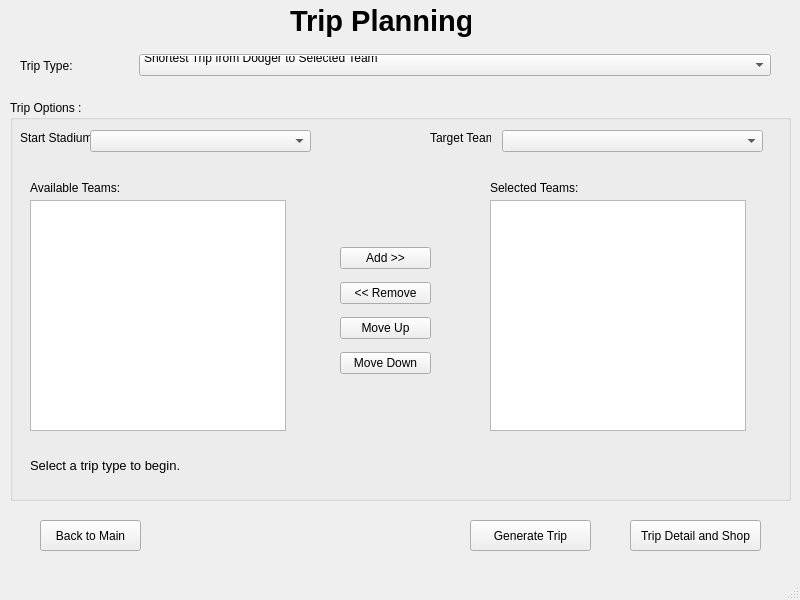
<?xml version="1.0" encoding="UTF-8"?>
<ui version="4.0">
 <class>TripPlanningPage</class>
 <widget class="QMainWindow" name="TripPlanningPage">
  <property name="geometry">
   <rect>
    <x>0</x>
    <y>0</y>
    <width>800</width>
    <height>600</height>
   </rect>
  </property>
  <property name="windowTitle">
   <string>MainWindow</string>
  </property>
  <widget class="QWidget" name="centralwidget">
   <property name="maximumSize">
    <size>
     <width>800</width>
     <height>564</height>
    </size>
   </property>
   <widget class="QLabel" name="lblTitle">
    <property name="geometry">
     <rect>
      <x>290</x>
      <y>0</y>
      <width>181</width>
      <height>41</height>
     </rect>
    </property>
    <property name="font">
     <font>
      <pointsize>22</pointsize>
      <bold>true</bold>
     </font>
    </property>
    <property name="text">
     <string>Trip Planning</string>
    </property>
   </widget>
   <widget class="QGroupBox" name="grpOptions">
    <property name="geometry">
     <rect>
      <x>10</x>
      <y>100</y>
      <width>781</width>
      <height>401</height>
     </rect>
    </property>
    <property name="title">
     <string>Trip Options : </string>
    </property>
    <widget class="QLabel" name="lblStartStadium">
     <property name="geometry">
      <rect>
       <x>10</x>
       <y>30</y>
       <width>71</width>
       <height>16</height>
      </rect>
     </property>
     <property name="text">
      <string>Start Stadium:</string>
     </property>
    </widget>
    <widget class="QLabel" name="lblTargetTeam">
     <property name="geometry">
      <rect>
       <x>420</x>
       <y>30</y>
       <width>61</width>
       <height>16</height>
      </rect>
     </property>
     <property name="text">
      <string>Target Team:</string>
     </property>
    </widget>
    <widget class="QComboBox" name="cmbStartStadium">
     <property name="geometry">
      <rect>
       <x>80</x>
       <y>30</y>
       <width>221</width>
       <height>22</height>
      </rect>
     </property>
    </widget>
    <widget class="QComboBox" name="cmbTargetTeam">
     <property name="geometry">
      <rect>
       <x>492</x>
       <y>30</y>
       <width>261</width>
       <height>22</height>
      </rect>
     </property>
    </widget>
    <widget class="QLabel" name="lblAvailableTeams">
     <property name="geometry">
      <rect>
       <x>20</x>
       <y>80</y>
       <width>111</width>
       <height>16</height>
      </rect>
     </property>
     <property name="text">
      <string>Available Teams:</string>
     </property>
    </widget>
    <widget class="QListWidget" name="listAvailableTeams">
     <property name="geometry">
      <rect>
       <x>20</x>
       <y>100</y>
       <width>256</width>
       <height>231</height>
      </rect>
     </property>
    </widget>
    <widget class="QListWidget" name="listSelectedTeams">
     <property name="geometry">
      <rect>
       <x>480</x>
       <y>100</y>
       <width>256</width>
       <height>231</height>
      </rect>
     </property>
    </widget>
    <widget class="QLabel" name="lblSelectedTeams">
     <property name="geometry">
      <rect>
       <x>480</x>
       <y>80</y>
       <width>111</width>
       <height>16</height>
      </rect>
     </property>
     <property name="text">
      <string>Selected Teams:</string>
     </property>
    </widget>
    <widget class="QWidget" name="verticalLayoutWidget">
     <property name="geometry">
      <rect>
       <x>330</x>
       <y>140</y>
       <width>91</width>
       <height>141</height>
      </rect>
     </property>
     <layout class="QVBoxLayout" name="verticalLayout">
      <item>
       <widget class="QPushButton" name="btnAddTeam">
        <property name="text">
         <string>Add &gt;&gt;</string>
        </property>
       </widget>
      </item>
      <item>
       <widget class="QPushButton" name="btnRemoveTeam">
        <property name="text">
         <string>&lt;&lt; Remove</string>
        </property>
       </widget>
      </item>
      <item>
       <widget class="QPushButton" name="btnMoveUp">
        <property name="text">
         <string>Move Up</string>
        </property>
       </widget>
      </item>
      <item>
       <widget class="QPushButton" name="btnMoveDown">
        <property name="text">
         <string>Move Down</string>
        </property>
       </widget>
      </item>
     </layout>
    </widget>
    <widget class="QLabel" name="lblModeDescription">
     <property name="geometry">
      <rect>
       <x>20</x>
       <y>350</y>
       <width>711</width>
       <height>31</height>
      </rect>
     </property>
     <property name="font">
      <font>
       <pointsize>10</pointsize>
      </font>
     </property>
     <property name="text">
      <string>Select a trip type to begin.</string>
     </property>
     <property name="wordWrap">
      <bool>true</bool>
     </property>
    </widget>
   </widget>
   <widget class="QWidget" name="widget" native="true">
    <property name="geometry">
     <rect>
      <x>10</x>
      <y>30</y>
      <width>781</width>
      <height>61</height>
     </rect>
    </property>
    <widget class="QWidget" name="horizontalLayoutWidget">
     <property name="geometry">
      <rect>
       <x>10</x>
       <y>10</y>
       <width>751</width>
       <height>51</height>
      </rect>
     </property>
     <layout class="QHBoxLayout" name="horizontalLayout">
      <item>
       <widget class="QLabel" name="lblTripType">
        <property name="maximumSize">
         <size>
          <width>113</width>
          <height>16777215</height>
         </size>
        </property>
        <property name="text">
         <string>Trip Type:</string>
        </property>
       </widget>
      </item>
      <item>
       <widget class="QComboBox" name="cmbTripType">
        <item>
         <property name="text">
          <string>Shortest Trip from Dodger to Selected Team
</string>
         </property>
        </item>
        <item>
         <property name="text">
          <string>Custom Ordered Trip
</string>
         </property>
        </item>
        <item>
         <property name="text">
          <string>Visit All Teams from Marlins
</string>
         </property>
        </item>
        <item>
         <property name="text">
          <string>Custom Efficient Trip
</string>
         </property>
        </item>
        <item>
         <property name="text">
          <string>Minimum Spanning Tree (MST)
</string>
         </property>
        </item>
        <item>
         <property name="text">
          <string>DFS from Oracle Park
</string>
         </property>
        </item>
        <item>
         <property name="text">
          <string>BFS from Target Field</string>
         </property>
        </item>
       </widget>
      </item>
     </layout>
    </widget>
   </widget>
   <widget class="QWidget" name="widget_2" native="true">
    <property name="geometry">
     <rect>
      <x>20</x>
      <y>490</y>
      <width>761</width>
      <height>80</height>
     </rect>
    </property>
    <widget class="QPushButton" name="btnGenerateTrip">
     <property name="geometry">
      <rect>
       <x>450</x>
       <y>30</y>
       <width>121</width>
       <height>31</height>
      </rect>
     </property>
     <property name="text">
      <string>Generate Trip</string>
     </property>
    </widget>
    <widget class="QPushButton" name="btnBackToMain">
     <property name="geometry">
      <rect>
       <x>20</x>
       <y>30</y>
       <width>101</width>
       <height>31</height>
      </rect>
     </property>
     <property name="text">
      <string>Back to Main</string>
     </property>
    </widget>
    <widget class="QPushButton" name="btnContinueToTripDetail">
     <property name="geometry">
      <rect>
       <x>610</x>
       <y>30</y>
       <width>131</width>
       <height>31</height>
      </rect>
     </property>
     <property name="text">
      <string>Trip Detail and Shop</string>
     </property>
    </widget>
   </widget>
  </widget>
  <widget class="QMenuBar" name="menubar">
   <property name="geometry">
    <rect>
     <x>0</x>
     <y>0</y>
     <width>800</width>
     <height>18</height>
    </rect>
   </property>
  </widget>
  <widget class="QStatusBar" name="statusbar"/>
 </widget>
 <resources/>
 <connections/>
</ui>
